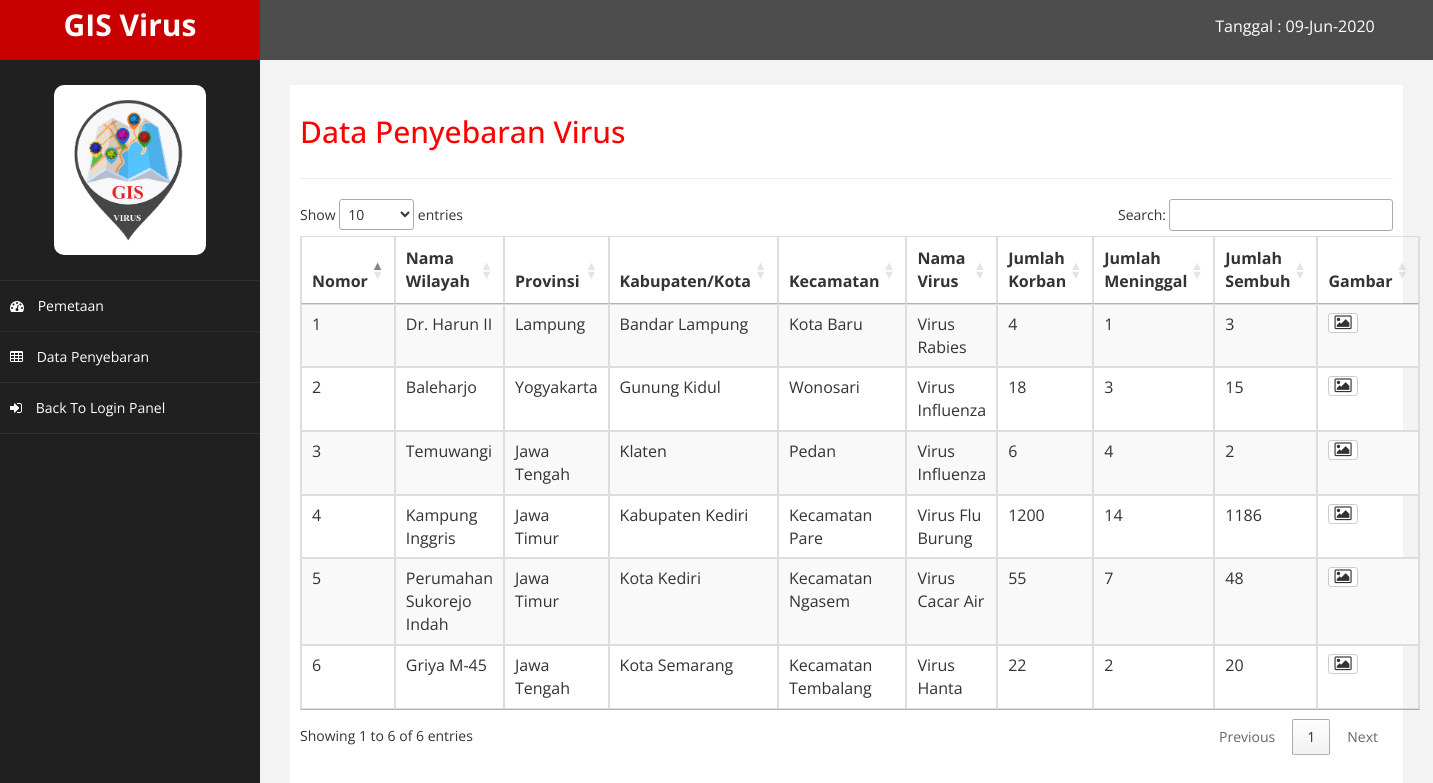
Before: /index.php/guest/data_penyebaran with the older database file.
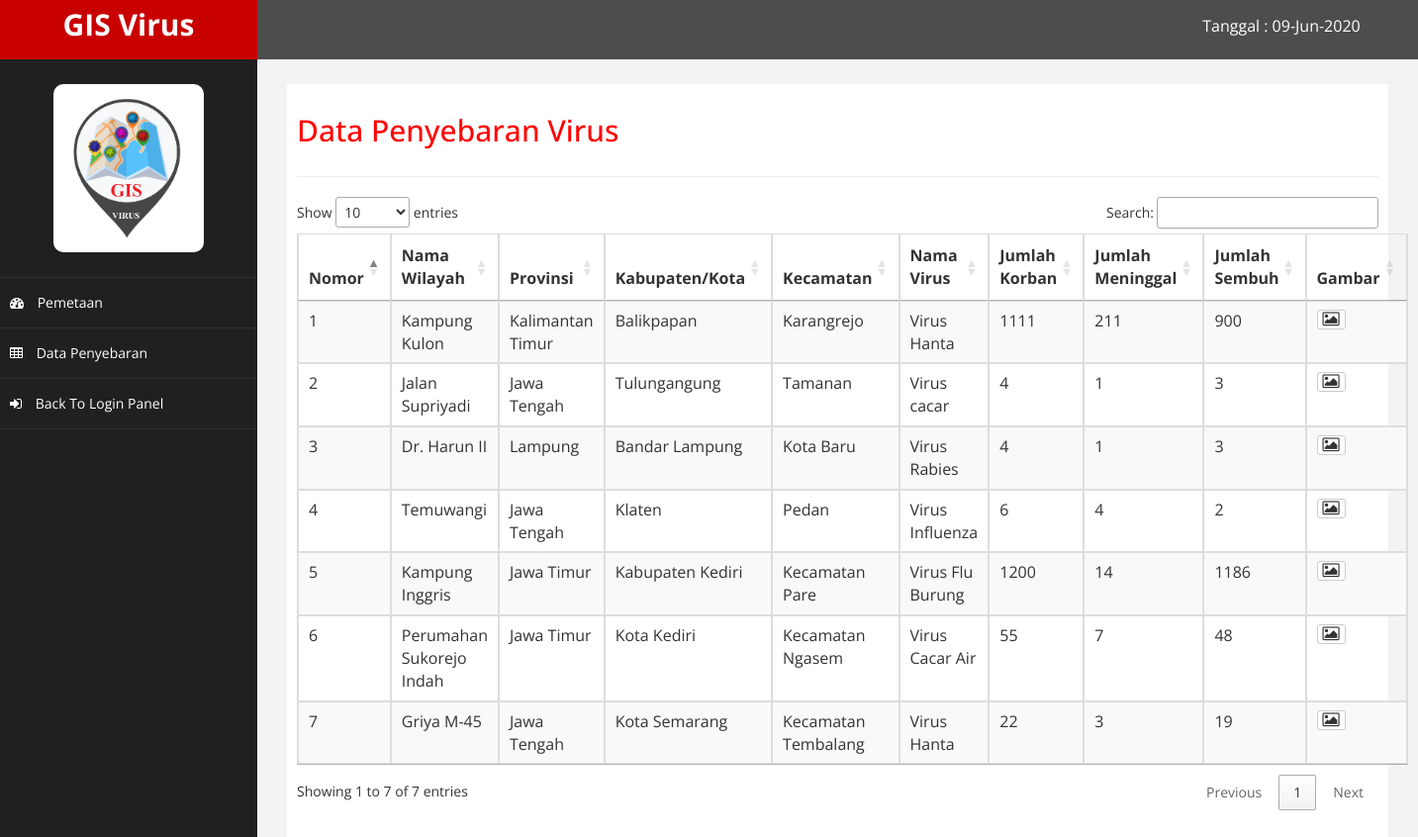
After: the same page with the newer database file.
### tables this page shows
CREATE TABLE `tbl_penyebaran` (
  `id` int(11) NOT NULL,
  `nama_wilayah` varchar(255) DEFAULT NULL,
  `provinsi` varchar(255) DEFAULT NULL,
  `kabupaten` varchar(255) DEFAULT NULL,
  `kecamatan` varchar(25) DEFAULT NULL,
  `nama_virus` varchar(255) DEFAULT NULL,
  `jml_korban` int(11) DEFAULT NULL,
  `jml_meninggal` int(11) DEFAULT NULL,
  `jml_sembuh` int(11) DEFAULT NULL,
  `latitude` varchar(255) DEFAULT NULL,
  `longitude` varchar(255) DEFAULT NULL,
  `radius` int(11) DEFAULT NULL,
  `warna` varchar(255) DEFAULT NULL,
  `foto` varchar(500) DEFAULT NULL
);

### application/views/layout/v_wrapper_guest.php (called while the page is built)
<?php
require_once('v_head.php');
require_once('v_header.php');
require_once('v_nav_guest.php');
require_once('v_content.php');
require_once('v_footer.php');

### application/controllers/Guest.php (called while the page is built, shortened)
<?php
class Guest extends CI_Controller {
    public function __construct()
    {
        $this->load->model('m_home');
    }
    public function data_penyebaran()
    {
        $data = array(
            'title'=>'Data Penyebaran Virus',
            'penyebaran'=>$this->m_home->tampil_data(),
            'isi'=>'v_data_penyebaran_g'
        );
        $this->load->view('layout/v_wrapper_guest', $data, FALSE);
    }
}

### index.php (called while the page is built, shortened)
<?php
require_once BASEPATH.'core/CodeIgniter.php';

### application/views/layout/v_content.php (called while the page is built)
<?php
if ($isi)
{
    $this->load->view($isi);
}

### application/models/M_home.php (called while the page is built, shortened)
<?php
class M_home extends CI_Model {
    public function tampil_data()
    {
        $this->db->select('*');
        $this->db->from('tbl_penyebaran');
        $this->db->order_by('id', 'desc');
        return $this->db->get()->result();
    }
}

### application/views/v_data_penyebaran_g.php (the view, shortened to what this page needs)
<table class="table table-responsive table-striped table-bordered table-hover" id="dataTables-example">
    <thead>
        <tr>
            <th>Nomor</th>
            <th>Nama Wilayah</th>
            <th>Provinsi</th>
            <th>Kabupaten/Kota</th>
            <th>Kecamatan</th>
            <th>Nama Virus</th>
            <th>Jumlah Korban</th>
            <th>Jumlah Meninggal</th>
            <th>Jumlah Sembuh</th>
            <th>Gambar</th>
        </tr>
    </thead>
    <tbody>
        <?php $no=1; foreach ($penyebaran as $key => $value) { ?>
            <tr>
                <td><?= $no++ ?></td>
                <td><?= $value->nama_wilayah ?></td>
                <td><?= $value->provinsi ?></td>
                <td><?= $value->kabupaten ?></td>
                <td><?= $value->kecamatan ?></td>
                <td><?= $value->nama_virus ?></td>
                <td><?= $value->jml_korban ?></td>
                <td><?= $value->jml_meninggal ?></td>
                <td><?= $value->jml_sembuh ?></td>
                <td>
                <a href="#" data-target="#modal<?= $value->id?>" data-toggle="modal" class="btn btn-xs btn-default fa fa-image"></a>
                </td>
            </tr>
        <?php } ?>
    </tbody>
</table>

### application/views/layout/v_head.php (shortened to what this page needs)
<head>
    <link href="<?= base_url() ?>template/assets/css/bootstrap.css" rel="stylesheet" />
    <link href="<?= base_url() ?>template/assets/css/font-awesome.css" rel="stylesheet" />
    <link href="<?= base_url() ?>template/assets/css/custom.css" rel="stylesheet" />
    <link href="<?= base_url() ?>template/assets/js/dataTables/dataTables.bootstrap.css" rel="stylesheet" />
    <link rel="stylesheet" href="https://cdn.datatables.net/1.10.19/css/jquery.dataTables.min.css">
    <link rel="stylesheet" href="https://cdn.datatables.net/buttons/1.5.6/css/buttons.dataTables.min.css">
    <link rel="stylesheet" href="https://unpkg.com/leaflet@1.6.0/dist/leaflet.css" />
</head>

### application/views/layout/v_header.php (shortened to what this page needs)
<body>
    <div id="wrapper">
        <nav class="navbar navbar-default navbar-cls-top " role="navigation" style="margin-bottom: 0">
            <div class="navbar-header">
                <a class="navbar-brand" href="index.html">GIS Virus</a>
            </div>
  <div style="color: white;
padding: 15px 50px 5px 50px;
float: right;
font-size: 16px;"> Tanggal : <?= date('d-M-Y') ?> &nbsp;
</nav>

### application/views/layout/v_nav_guest.php
<nav class="navbar-default navbar-side" role="navigation">
            <div class="sidebar-collapse">
                <ul class="nav" id="main-menu">
                    <li class="text-center">
                        <img src="<?= base_url() ?>template/assets/img/gis-img.png" class="user-image img-responsive"/>
                    </li>
                        <li>
                            <a  href="<?= base_url('guest') ?>"><i class="fa fa-dashboard"></i> Pemetaan</a>
                        </li>
                        <li>
                            <a  href="<?= base_url('guest/data_penyebaran') ?>"><i class="fa fa-table"></i> Data Penyebaran</a>
                        </li>
                        <li>
                            <a  href="<?= base_url() ?>"><i class="fa fa-sign-in"></i> Back To Login Panel</a>
                        </li>
                </ul>
            </div>
        </nav>
        <div id="page-wrapper" >
            <div id="page-inner">
                <div class="row">
                    <div class="col-md-12">
                     <h2><?= $title ?></h2>
                        </div>
                </div>
                 <hr />

### application/views/layout/v_footer.php
</div>
    </div>
        </div>
        </body>
</html>

### template/assets/css/custom.css (style rules this page uses)
body { font-family: 'Open Sans', sans-serif; }
#wrapper { width: 100%; background:#202020; }
#page-wrapper { padding: 15px 15px; min-height: 600px; background:#F3F3F3; }
#page-inner { width:100%; margin:10px 20px 10px 0px; background-color:#fff!important; padding:10px; min-height:1200px; }
.text-center { text-align:center; }
h2 { color: #f00; }
.user-image { margin: 25px auto; -webkit-border-radius: 10px; -moz-border-radius: 10px; border-radius: 10px; max-height:170px; max-width:170px; }
.navbar-cls-top .navbar-brand { color: #fff; background: #C90000; width: 260px; text-align: center; height: 60px; font-size: 30px; font-weight: 700; }
.sidebar-collapse , .sidebar-collapse .nav { background:none; }
.sidebar-collapse .nav { padding:0; }
.sidebar-collapse .nav > li > a { color:#fff; background:#202020; text-shadow:none; }
.sidebar-collapse > .nav > li > a { padding:15px 10px; }
.sidebar-collapse > .nav > li { border-bottom: 1px solid rgba(107, 108, 109, 0.19); }
.navbar-side { border:none; background-color: #202020; }
.navbar-cls-top { background:#4D4D4D; border-bottom:none; }
.navbar-default { border:0px solid black; }
.navbar-header { background: #A70303; }
.nav > li > a > i { margin-right:10px; }
@media (min-width:768px) { #page-wrapper { margin: 0 0 0 260px; padding: 15px 30px; min-height: 1200px; } }
@media (min-width:768px) { .navbar-side { z-index: 1; position: absolute; width: 260px; } }
@media (min-width:768px) { .navbar { border-radius: 0px; } }

Changed rows visible on the page:
removed tbl_penyebaran: nama_wilayah "Baleharjo", provinsi "Yogyakarta", kabupaten "Gunung Kidul", kecamatan "Wonosari", nama_virus "Virus Influenza", jml_korban "18", jml_meninggal "3", jml_sembuh "15"
added tbl_penyebaran: nama_wilayah "Kampung Kulon", provinsi "Kalimantan Timur", kabupaten "Balikpapan", kecamatan "Karangrejo", nama_virus "Virus Hanta", jml_korban "1111", jml_meninggal "211", jml_sembuh "900"
added tbl_penyebaran: nama_wilayah "Jalan Supriyadi", provinsi "Jawa Tengah", kabupaten "Tulungangung", kecamatan "Tamanan", nama_virus "Virus cacar", jml_korban "4", jml_meninggal "1", jml_sembuh "3"
changed tbl_penyebaran "Griya M-45": jml_meninggal "2" → "3"; jml_sembuh "20" → "19"
Other visible differences:
text written by a page script: "Show entries Search: Showing 1 to 6 of 6 entries Previous 1 Next" → "Show entries Search: Showing 1 to 7 of 7 entries Previous 1 Next"
